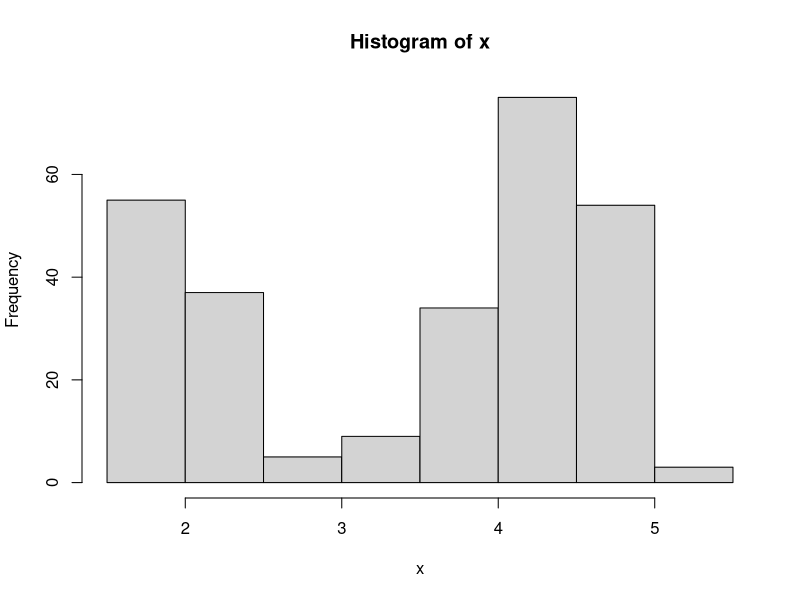

The R source for this figure: (Note: this script raises an error after producing the figure.)
##########    BEGIN USER INPUT #################
# Data options
data(faithful)
rawData <- faithful
x <- as.matrix(rawData['eruptions'])
hist(x)
x= data$X136
# Model options
nComp <- 2    # Number of mixture components

# Prior options
alpha <- 10*rep(1,nComp) # Dirichlet(alpha)
muPrior <- rep(0,nComp) # Prior mean of mu
tau2Prior <- rep(10,nComp) # Prior std of mu
sigma2_0 <- rep(var(x),nComp) # s20 (best guess of sigma2)
nu0 <- rep(4,nComp) # degrees of freedom for prior on sigma2

# MCMC options
nIter <- 100 # Number of Gibbs sampling draws

# Plotting options
plotFit <- TRUE
lineColors <- c("blue", "green", "magenta", 'yellow')
sleepTime <- 0.1 # Adding sleep time between iterations for plotting
################   END USER INPUT ###############

###### Defining a function that simulates from the 
rScaledInvChi2 <- function(n, df, scale){
  return((df*scale)/rchisq(n,df=df))
}

####### Defining a function that simulates from a Dirichlet distribution
rDirichlet <- function(alpha){
  nCat <- length(alpha)
  piDraws <- matrix(NA,nCat,1)
  for (j in 1:nCat){
    piDraws[j] <- rgamma(1,alpha[j],1)
  }
  piDraws = piDraws/sum(piDraws) # Diving every column of piDraws by the sum of the elements in that column.
  return(piDraws)
}

# Simple function that converts between two different representations of the mixture allocation
S2alloc = function(S){
  n = dim(S)[1]
  alloc = rep(0,n)
  for (i in 1:n){
    alloc[i] = which(S[i,] == 1)
  }
  return(alloc)
}

# Initial value for the MCMC
nObs <- length(x)
S = t(rmultinom(nObs, size = 1 , prob = rep(1/nComp,nComp))) # nObs-by-nComp matrix with component allocations.
mu = quantile(x, probs = seq(0,1,length = nComp))
sigma2 = rep(var(x),nComp)
probObsInComp <- rep(NA, nComp)

# Setting up the plot
xGrid <- seq(min(x)-1*apply(x,2,sd),max(x)+1*apply(x,2,sd),length = 100)
xGridMin <- min(xGrid)
xGridMax <- max(xGrid)
mixDensMean <- rep(0,length(xGrid))
effIterCount <- 0
ylim <- c(0,2*max(hist(x)$density))


for (k in 1:nIter){
  message(paste('Iteration number:',k))
  alloc <- S2alloc(S) # Just a function that converts between different representations of the group allocations
  nAlloc <- colSums(S)
  print(nAlloc)
  # Update components probabilities
  pi <- rDirichlet(alpha + nAlloc)
  
  # Update mu's
  for (j in 1:nComp){
    precPrior <- 1/tau2Prior[j]
    precData <- nAlloc[j]/sigma2[j]
    precPost <- precPrior + precData
    wPrior <- precPrior/precPost
    muPost <- wPrior*muPrior + (1-wPrior)*mean(x[alloc == j])
    tau2Post <- 1/precPost
    mu[j] <- rnorm(1, mean = muPost, sd = sqrt(tau2Post))
  }
  
  # Update sigma2's
  for (j in 1:nComp){
    sigma2[j] <- rScaledInvChi2(1, df = nu0[j] + nAlloc[j], scale = (nu0[j]*sigma2_0[j] + sum((x[alloc == j] - mu[j])^2))/(nu0[j] + nAlloc[j]))
  }
  
  # Update allocation
  for (i in 1:nObs){
    for (j in 1:nComp){
      probObsInComp[j] <- pi[j]*dnorm(x[i], mean = mu[j], sd = sqrt(sigma2[j]))
    }
    S[i,] <- t(rmultinom(1, size = 1 , prob = probObsInComp/sum(probObsInComp)))
  }
  k = 100
  # Printing the fitted density against data histogram
  if (plotFit && (k%%1 ==0)){
    effIterCount <- effIterCount + 1
    hist(x, breaks = 50, freq = FALSE, xlim = c(xGridMin,xGridMax), main = paste("Iteration number",k), ylim = ylim)
    mixDens <- rep(0,length(xGrid))
    components <- c()
    for (j in 1:nComp){
      compDens <- dnorm(xGrid,mu[j],sd = sqrt(sigma2[j]))
      mixDens <- mixDens + pi[j]*compDens
      lines(xGrid, compDens, type = "l", lwd = 2, col = lineColors[j])
      components[j] <- paste("Component ",j)
    }
    mixDensMean <- ((effIterCount-1)*mixDensMean + mixDens)/effIterCount
    
    lines(xGrid, mixDens, type = "l", lty = 2, lwd = 3, col = 'red')
    #legend("topleft", box.lty = 1, legend = c("Data histogram",components, 'Mixture'), 
     #      col = c("black",lineColors[1:nComp], 'red'), lwd = 2)
    Sys.sleep(sleepTime)
  }
  
}

hist(x, breaks = 20, freq = FALSE, xlim = c(min(xGrid),max(xGrid)), main = "Final fitted density")
lines(xGrid, mixDensMean, type = "l", lwd = 2, lty = 4, col = "red")
lines(xGrid, dnorm(xGrid, mean = mean(x), sd = sd(x)), type = "l", lwd = 2, col = "blue")
legend("topright", box.lty = 1, legend = c("Data histogram","Mixture density","Normal density"),
       col=c("black","red","blue"), lwd = 1, bty = 'n')

